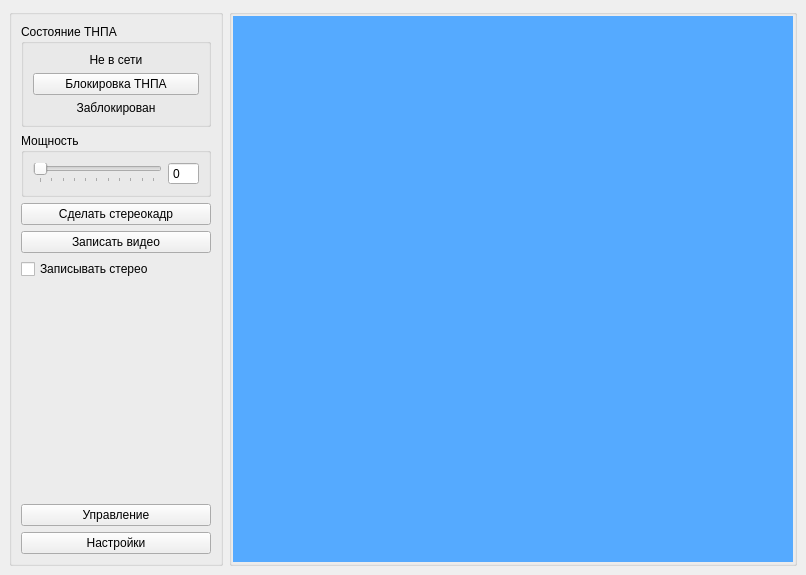
<?xml version="1.0" encoding="UTF-8"?>
<ui version="4.0">
 <class>MainWindow</class>
 <widget class="QMainWindow" name="MainWindow">
  <property name="geometry">
   <rect>
    <x>0</x>
    <y>0</y>
    <width>806</width>
    <height>575</height>
   </rect>
  </property>
  <property name="maximumSize">
   <size>
    <width>16777215</width>
    <height>16777215</height>
   </size>
  </property>
  <property name="windowTitle">
   <string>АРМ Оператора ТНПА</string>
  </property>
  <widget class="QWidget" name="centralwidget">
   <layout class="QHBoxLayout" name="horizontalLayout_2">
    <item>
     <widget class="QGroupBox" name="groupBox_2">
      <property name="sizePolicy">
       <sizepolicy hsizetype="Minimum" vsizetype="Minimum">
        <horstretch>0</horstretch>
        <verstretch>0</verstretch>
       </sizepolicy>
      </property>
      <property name="maximumSize">
       <size>
        <width>249</width>
        <height>16777215</height>
       </size>
      </property>
      <property name="title">
       <string/>
      </property>
      <layout class="QVBoxLayout" name="verticalLayout_2">
       <item>
        <widget class="QGroupBox" name="groupBox_4">
         <property name="title">
          <string>Состояние ТНПА</string>
         </property>
         <layout class="QVBoxLayout" name="verticalLayout">
          <item>
           <widget class="QLabel" name="onlineLable">
            <property name="minimumSize">
             <size>
              <width>0</width>
              <height>0</height>
             </size>
            </property>
            <property name="maximumSize">
             <size>
              <width>217</width>
              <height>16777215</height>
             </size>
            </property>
            <property name="text">
             <string>Не в сети</string>
            </property>
            <property name="alignment">
             <set>Qt::AlignmentFlag::AlignCenter</set>
            </property>
           </widget>
          </item>
          <item>
           <widget class="QPushButton" name="masterButton">
            <property name="text">
             <string>Блокировка ТНПА</string>
            </property>
           </widget>
          </item>
          <item>
           <widget class="QLabel" name="masterLabel">
            <property name="maximumSize">
             <size>
              <width>217</width>
              <height>16777215</height>
             </size>
            </property>
            <property name="text">
             <string>Заблокирован</string>
            </property>
            <property name="alignment">
             <set>Qt::AlignmentFlag::AlignCenter</set>
            </property>
           </widget>
          </item>
         </layout>
        </widget>
       </item>
       <item>
        <widget class="QGroupBox" name="groupBox">
         <property name="title">
          <string>Мощность</string>
         </property>
         <layout class="QHBoxLayout" name="horizontalLayout">
          <item>
           <widget class="QSlider" name="powerSlider">
            <property name="maximumSize">
             <size>
              <width>144</width>
              <height>16777215</height>
             </size>
            </property>
            <property name="minimum">
             <number>0</number>
            </property>
            <property name="maximum">
             <number>101</number>
            </property>
            <property name="orientation">
             <enum>Qt::Orientation::Horizontal</enum>
            </property>
            <property name="tickPosition">
             <enum>QSlider::TickPosition::TicksBelow</enum>
            </property>
           </widget>
          </item>
          <item>
           <widget class="QSpinBox" name="powerSpinBox">
            <property name="readOnly">
             <bool>true</bool>
            </property>
            <property name="buttonSymbols">
             <enum>QAbstractSpinBox::ButtonSymbols::NoButtons</enum>
            </property>
            <property name="keyboardTracking">
             <bool>false</bool>
            </property>
            <property name="maximum">
             <number>100</number>
            </property>
           </widget>
          </item>
         </layout>
        </widget>
       </item>
       <item>
        <widget class="QPushButton" name="takeStereoframeButton">
         <property name="maximumSize">
          <size>
           <width>219</width>
           <height>16777215</height>
          </size>
         </property>
         <property name="text">
          <string>Сделать стереокадр</string>
         </property>
         <property name="icon">
          <iconset theme="QIcon::ThemeIcon::CameraPhoto"/>
         </property>
         <property name="iconSize">
          <size>
           <width>30</width>
           <height>30</height>
          </size>
         </property>
         <property name="checkable">
          <bool>false</bool>
         </property>
         <property name="flat">
          <bool>false</bool>
         </property>
        </widget>
       </item>
       <item>
        <widget class="QPushButton" name="startRecordButton">
         <property name="maximumSize">
          <size>
           <width>219</width>
           <height>16777215</height>
          </size>
         </property>
         <property name="text">
          <string>Записать видео</string>
         </property>
         <property name="icon">
          <iconset theme="QIcon::ThemeIcon::MediaRecord"/>
         </property>
         <property name="iconSize">
          <size>
           <width>30</width>
           <height>30</height>
          </size>
         </property>
         <property name="checkable">
          <bool>false</bool>
         </property>
         <property name="flat">
          <bool>false</bool>
         </property>
        </widget>
       </item>
       <item>
        <widget class="QCheckBox" name="recordStereoCheckBox">
         <property name="text">
          <string>Записывать стерео</string>
         </property>
        </widget>
       </item>
       <item>
        <spacer name="verticalSpacer">
         <property name="orientation">
          <enum>Qt::Orientation::Vertical</enum>
         </property>
         <property name="sizeType">
          <enum>QSizePolicy::Policy::Expanding</enum>
         </property>
         <property name="sizeHint" stdset="0">
          <size>
           <width>20</width>
           <height>40</height>
          </size>
         </property>
        </spacer>
       </item>
       <item>
        <widget class="QPushButton" name="controlsButton">
         <property name="maximumSize">
          <size>
           <width>219</width>
           <height>16777215</height>
          </size>
         </property>
         <property name="text">
          <string>Управление</string>
         </property>
         <property name="icon">
          <iconset theme="QIcon::ThemeIcon::InputKeyboard"/>
         </property>
         <property name="iconSize">
          <size>
           <width>30</width>
           <height>30</height>
          </size>
         </property>
         <property name="checkable">
          <bool>false</bool>
         </property>
        </widget>
       </item>
       <item>
        <widget class="QPushButton" name="settingsButton">
         <property name="maximumSize">
          <size>
           <width>219</width>
           <height>16777215</height>
          </size>
         </property>
         <property name="text">
          <string>Настройки</string>
         </property>
         <property name="icon">
          <iconset theme="QIcon::ThemeIcon::DocumentProperties"/>
         </property>
         <property name="iconSize">
          <size>
           <width>30</width>
           <height>30</height>
          </size>
         </property>
         <property name="checkable">
          <bool>false</bool>
         </property>
        </widget>
       </item>
      </layout>
     </widget>
    </item>
    <item>
     <widget class="QGroupBox" name="groupBox_3">
      <property name="title">
       <string/>
      </property>
      <layout class="QHBoxLayout" name="horizontalLayout_3">
       <property name="leftMargin">
        <number>1</number>
       </property>
       <property name="topMargin">
        <number>1</number>
       </property>
       <property name="rightMargin">
        <number>1</number>
       </property>
       <property name="bottomMargin">
        <number>1</number>
       </property>
       <item>
        <widget class="QWidget" name="videoWidget" native="true">
         <property name="sizePolicy">
          <sizepolicy hsizetype="Expanding" vsizetype="Expanding">
           <horstretch>0</horstretch>
           <verstretch>0</verstretch>
          </sizepolicy>
         </property>
         <property name="minimumSize">
          <size>
           <width>560</width>
           <height>420</height>
          </size>
         </property>
         <property name="maximumSize">
          <size>
           <width>1920</width>
           <height>1440</height>
          </size>
         </property>
         <property name="autoFillBackground">
          <bool>false</bool>
         </property>
         <property name="styleSheet">
          <string notr="true">background-color: rgb(85, 170, 255);</string>
         </property>
        </widget>
       </item>
      </layout>
     </widget>
    </item>
   </layout>
  </widget>
 </widget>
 <resources/>
 <connections>
  <connection>
   <sender>powerSlider</sender>
   <signal>valueChanged(int)</signal>
   <receiver>powerSpinBox</receiver>
   <slot>setValue(int)</slot>
   <hints>
    <hint type="sourcelabel">
     <x>93</x>
     <y>220</y>
    </hint>
    <hint type="destinationlabel">
     <x>173</x>
     <y>220</y>
    </hint>
   </hints>
  </connection>
 </connections>
</ui>
